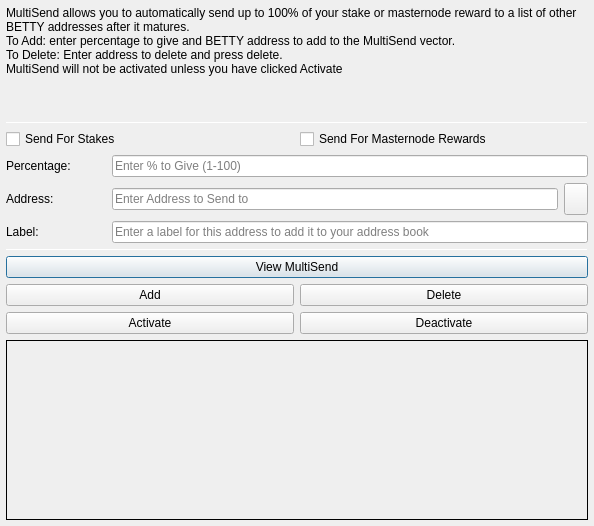
<?xml version="1.0" encoding="UTF-8"?>
<ui version="4.0">
 <class>MultiSendDialog</class>
 <widget class="QDialog" name="MultiSendDialog">
  <property name="windowModality">
   <enum>Qt::NonModal</enum>
  </property>
  <property name="geometry">
   <rect>
    <x>0</x>
    <y>0</y>
    <width>594</width>
    <height>526</height>
   </rect>
  </property>
  <property name="windowTitle">
   <string>MultiSend</string>
  </property>
  <layout class="QVBoxLayout" name="verticalLayout" stretch="0">
   <property name="leftMargin">
    <number>6</number>
   </property>
   <property name="topMargin">
    <number>6</number>
   </property>
   <property name="rightMargin">
    <number>6</number>
   </property>
   <property name="bottomMargin">
    <number>6</number>
   </property>
   <item>
    <layout class="QVBoxLayout" name="verticalLayout_Main" stretch="1,1,1,0,1,1,1">
     <item>
      <widget class="QLabel" name="label_2">
       <property name="lineWidth">
        <number>1</number>
       </property>
       <property name="text">
        <string>MultiSend allows you to automatically send up to 100% of your stake or masternode reward to a list of other BETTY addresses after it matures.
To Add: enter percentage to give and BETTY address to add to the MultiSend vector.
To Delete: Enter address to delete and press delete.
MultiSend will not be activated unless you have clicked Activate</string>
       </property>
       <property name="alignment">
        <set>Qt::AlignLeading|Qt::AlignLeft|Qt::AlignTop</set>
       </property>
       <property name="wordWrap">
        <bool>true</bool>
       </property>
      </widget>
     </item>
     <item>
      <widget class="Line" name="line">
       <property name="minimumSize">
        <size>
         <width>0</width>
         <height>1</height>
        </size>
       </property>
       <property name="maximumSize">
        <size>
         <width>16777215</width>
         <height>1</height>
        </size>
       </property>
       <property name="orientation">
        <enum>Qt::Horizontal</enum>
       </property>
      </widget>
     </item>
     <item>
      <layout class="QVBoxLayout" name="verticalLayout_Settings">
       <item>
        <layout class="QHBoxLayout" name="horizontalLayout">
         <item>
          <widget class="QCheckBox" name="multiSendStakeCheckBox">
           <property name="text">
            <string>Send For Stakes</string>
           </property>
          </widget>
         </item>
         <item>
          <widget class="QCheckBox" name="multiSendMasternodeCheckBox">
           <property name="text">
            <string>Send For Masternode Rewards</string>
           </property>
          </widget>
         </item>
        </layout>
       </item>
       <item>
        <layout class="QHBoxLayout" name="horizontalLayout_6">
         <item>
          <widget class="QLabel" name="label">
           <property name="minimumSize">
            <size>
             <width>100</width>
             <height>0</height>
            </size>
           </property>
           <property name="toolTip">
            <string>Percentage of stake to send</string>
           </property>
           <property name="text">
            <string>Percentage:</string>
           </property>
          </widget>
         </item>
         <item>
          <widget class="QLineEdit" name="multiSendPercentEdit">
           <property name="toolTip">
            <string>Enter whole numbers 1 - 100</string>
           </property>
           <property name="placeholderText">
            <string>Enter % to Give (1-100)</string>
           </property>
          </widget>
         </item>
        </layout>
       </item>
       <item>
        <layout class="QHBoxLayout" name="horizontalLayout_7">
         <item>
          <widget class="QLabel" name="label_5">
           <property name="minimumSize">
            <size>
             <width>100</width>
             <height>0</height>
            </size>
           </property>
           <property name="toolTip">
            <string>Address to send portion of stake to</string>
           </property>
           <property name="text">
            <string>Address:</string>
           </property>
          </widget>
         </item>
         <item>
          <widget class="QLineEdit" name="multiSendAddressEdit">
           <property name="toolTip">
            <string/>
           </property>
           <property name="placeholderText">
            <string>Enter Address to Send to</string>
           </property>
          </widget>
         </item>
         <item>
          <widget class="QToolButton" name="addressBookButton">
           <property name="maximumSize">
            <size>
             <width>16777215</width>
             <height>32</height>
            </size>
           </property>
           <property name="toolTip">
            <string>Choose an address from the address book</string>
           </property>
           <property name="text">
            <string/>
           </property>
           <property name="icon">
            <iconset resource="../pivx.qrc">
             <normaloff>:/icons/address-book</normaloff>:/icons/address-book</iconset>
           </property>
           <property name="shortcut">
            <string>Alt+A</string>
           </property>
          </widget>
         </item>
        </layout>
       </item>
      </layout>
     </item>
     <item>
      <layout class="QHBoxLayout" name="horizontalLayout_3">
       <item>
        <widget class="QLabel" name="label_3">
         <property name="minimumSize">
          <size>
           <width>100</width>
           <height>0</height>
          </size>
         </property>
         <property name="text">
          <string>Label:</string>
         </property>
        </widget>
       </item>
       <item>
        <widget class="QLineEdit" name="labelAddressLabelEdit">
         <property name="placeholderText">
          <string>Enter a label for this address to add it to your address book</string>
         </property>
        </widget>
       </item>
      </layout>
     </item>
     <item>
      <widget class="Line" name="line_2">
       <property name="minimumSize">
        <size>
         <width>0</width>
         <height>1</height>
        </size>
       </property>
       <property name="maximumSize">
        <size>
         <width>16777215</width>
         <height>1</height>
        </size>
       </property>
       <property name="orientation">
        <enum>Qt::Horizontal</enum>
       </property>
      </widget>
     </item>
     <item>
      <layout class="QVBoxLayout" name="verticalLayout_Buttons">
       <item>
        <layout class="QHBoxLayout" name="horizontalLayout_4">
         <item>
          <widget class="QPushButton" name="viewButton">
           <property name="toolTip">
            <string/>
           </property>
           <property name="statusTip">
            <string>View MultiSend Vector</string>
           </property>
           <property name="text">
            <string>View MultiSend</string>
           </property>
          </widget>
         </item>
        </layout>
       </item>
       <item>
        <layout class="QHBoxLayout" name="horizontalLayout_2">
         <item>
          <widget class="QPushButton" name="addButton">
           <property name="toolTip">
            <string/>
           </property>
           <property name="statusTip">
            <string>Add to MultiSend Vector</string>
           </property>
           <property name="text">
            <string>Add</string>
           </property>
          </widget>
         </item>
         <item>
          <widget class="QPushButton" name="deleteButton">
           <property name="toolTip">
            <string/>
           </property>
           <property name="statusTip">
            <string>Delete Address From MultiSend Vector</string>
           </property>
           <property name="text">
            <string>Delete</string>
           </property>
          </widget>
         </item>
        </layout>
       </item>
       <item>
        <layout class="QHBoxLayout" name="horizontalLayout_5">
         <item>
          <widget class="QPushButton" name="activateButton">
           <property name="statusTip">
            <string>Activate MultiSend</string>
           </property>
           <property name="text">
            <string>Activate</string>
           </property>
          </widget>
         </item>
         <item>
          <widget class="QPushButton" name="disableButton">
           <property name="statusTip">
            <string>Deactivate MultiSend</string>
           </property>
           <property name="text">
            <string>Deactivate</string>
           </property>
          </widget>
         </item>
        </layout>
       </item>
      </layout>
     </item>
     <item>
      <widget class="QLabel" name="message">
       <property name="minimumSize">
        <size>
         <width>0</width>
         <height>180</height>
        </size>
       </property>
       <property name="frameShape">
        <enum>QFrame::Panel</enum>
       </property>
       <property name="frameShadow">
        <enum>QFrame::Plain</enum>
       </property>
       <property name="lineWidth">
        <number>1</number>
       </property>
       <property name="midLineWidth">
        <number>1</number>
       </property>
       <property name="text">
        <string/>
       </property>
       <property name="alignment">
        <set>Qt::AlignLeading|Qt::AlignLeft|Qt::AlignTop</set>
       </property>
       <property name="wordWrap">
        <bool>true</bool>
       </property>
      </widget>
     </item>
    </layout>
   </item>
  </layout>
 </widget>
 <resources>
  <include location="../pivx.qrc"/>
 </resources>
 <connections/>
</ui>
